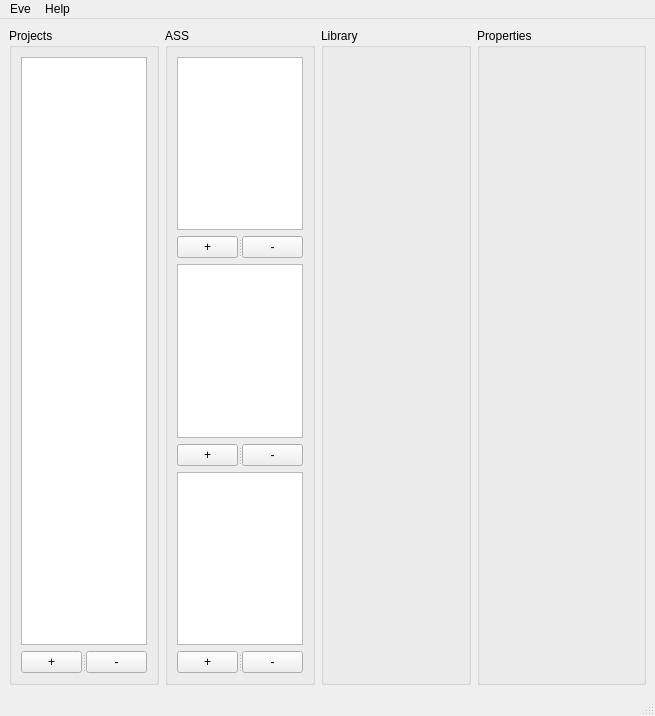
<?xml version="1.0" encoding="UTF-8"?>
<ui version="4.0">
 <class>ProjectManager</class>
 <widget class="QMainWindow" name="ProjectManager">
  <property name="geometry">
   <rect>
    <x>0</x>
    <y>0</y>
    <width>655</width>
    <height>716</height>
   </rect>
  </property>
  <property name="windowTitle">
   <string>Eve Project Manager</string>
  </property>
  <widget class="QWidget" name="centralwidget">
   <layout class="QHBoxLayout" name="horizontalLayout">
    <item>
     <widget class="QGroupBox" name="boxProjects">
      <property name="maximumSize">
       <size>
        <width>150</width>
        <height>16777215</height>
       </size>
      </property>
      <property name="title">
       <string>Projects</string>
      </property>
      <layout class="QVBoxLayout" name="verticalLayout">
       <item>
        <widget class="QListView" name="listProjects"/>
       </item>
       <item>
        <widget class="QSplitter" name="splitter">
         <property name="orientation">
          <enum>Qt::Horizontal</enum>
         </property>
         <widget class="QPushButton" name="btnAddProject">
          <property name="text">
           <string>+</string>
          </property>
         </widget>
         <widget class="QPushButton" name="btnDelProject">
          <property name="text">
           <string>-</string>
          </property>
         </widget>
        </widget>
       </item>
      </layout>
     </widget>
    </item>
    <item>
     <widget class="QGroupBox" name="boxASS">
      <property name="maximumSize">
       <size>
        <width>150</width>
        <height>16777215</height>
       </size>
      </property>
      <property name="title">
       <string>ASS</string>
      </property>
      <layout class="QVBoxLayout" name="verticalLayout_2">
       <item>
        <widget class="QListView" name="listAssets"/>
       </item>
       <item>
        <widget class="QSplitter" name="splitter_2">
         <property name="orientation">
          <enum>Qt::Horizontal</enum>
         </property>
         <widget class="QPushButton" name="btnAddAsset">
          <property name="text">
           <string>+</string>
          </property>
         </widget>
         <widget class="QPushButton" name="btnDelAsset">
          <property name="text">
           <string>-</string>
          </property>
         </widget>
        </widget>
       </item>
       <item>
        <widget class="QListView" name="listSequences"/>
       </item>
       <item>
        <widget class="QSplitter" name="splitter_3">
         <property name="orientation">
          <enum>Qt::Horizontal</enum>
         </property>
         <widget class="QPushButton" name="btnAddSequence">
          <property name="text">
           <string>+</string>
          </property>
         </widget>
         <widget class="QPushButton" name="btnDelSequence">
          <property name="text">
           <string>-</string>
          </property>
         </widget>
        </widget>
       </item>
       <item>
        <widget class="QListView" name="listShots"/>
       </item>
       <item>
        <widget class="QSplitter" name="splitter_4">
         <property name="orientation">
          <enum>Qt::Horizontal</enum>
         </property>
         <widget class="QPushButton" name="btnAddShot">
          <property name="text">
           <string>+</string>
          </property>
         </widget>
         <widget class="QPushButton" name="btnDelShot">
          <property name="text">
           <string>-</string>
          </property>
         </widget>
        </widget>
       </item>
      </layout>
     </widget>
    </item>
    <item>
     <widget class="QGroupBox" name="boxLibrary">
      <property name="maximumSize">
       <size>
        <width>150</width>
        <height>16777215</height>
       </size>
      </property>
      <property name="title">
       <string>Library</string>
      </property>
     </widget>
    </item>
    <item>
     <widget class="QGroupBox" name="boxProperties">
      <property name="title">
       <string>Properties</string>
      </property>
      <layout class="QVBoxLayout" name="verticalLayout_3">
       <item>
        <layout class="QVBoxLayout" name="layoutProperties"/>
       </item>
      </layout>
     </widget>
    </item>
   </layout>
  </widget>
  <widget class="QMenuBar" name="menubar">
   <property name="geometry">
    <rect>
     <x>0</x>
     <y>0</y>
     <width>655</width>
     <height>21</height>
    </rect>
   </property>
   <widget class="QMenu" name="menuHelp">
    <property name="title">
     <string>Help</string>
    </property>
    <addaction name="actionEveDocs"/>
   </widget>
   <widget class="QMenu" name="menuEve">
    <property name="title">
     <string>Eve</string>
    </property>
    <addaction name="actionSettings"/>
   </widget>
   <addaction name="menuEve"/>
   <addaction name="menuHelp"/>
  </widget>
  <widget class="QStatusBar" name="statusbar"/>
  <action name="actionEveDocs">
   <property name="text">
    <string>Eve Documentation</string>
   </property>
  </action>
  <action name="actionSettings">
   <property name="text">
    <string>Settings</string>
   </property>
  </action>
  <action name="actionCreateDatabase">
   <property name="text">
    <string>Create Database</string>
   </property>
  </action>
 </widget>
 <resources/>
 <connections/>
</ui>
